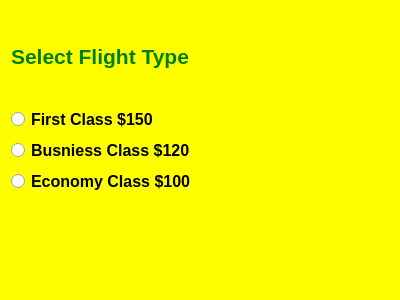
<?xml version="1.0" encoding="UTF-8"?>
<ui version="4.0">
 <class>Dialog</class>
 <widget class="QDialog" name="Dialog">
  <property name="geometry">
   <rect>
    <x>0</x>
    <y>0</y>
    <width>400</width>
    <height>300</height>
   </rect>
  </property>
  <property name="windowTitle">
   <string>Dialog</string>
  </property>
  <property name="styleSheet">
   <string notr="true">QDialog{
background-color:yellow
}

QLabel{
color:green
}</string>
  </property>
  <layout class="QVBoxLayout" name="verticalLayout_3">
   <item>
    <layout class="QVBoxLayout" name="verticalLayout_2">
     <item>
      <widget class="QLabel" name="label">
       <property name="font">
        <font>
         <pointsize>16</pointsize>
         <bold>true</bold>
        </font>
       </property>
       <property name="text">
        <string>Select Flight Type</string>
       </property>
      </widget>
     </item>
     <item>
      <layout class="QVBoxLayout" name="verticalLayout">
       <item>
        <widget class="QRadioButton" name="radioButton_first">
         <property name="font">
          <font>
           <pointsize>12</pointsize>
           <bold>true</bold>
          </font>
         </property>
         <property name="text">
          <string>First Class $150</string>
         </property>
        </widget>
       </item>
       <item>
        <widget class="QRadioButton" name="radioButton_bus">
         <property name="font">
          <font>
           <pointsize>12</pointsize>
           <bold>true</bold>
          </font>
         </property>
         <property name="text">
          <string>Busniess Class $120</string>
         </property>
        </widget>
       </item>
       <item>
        <widget class="QRadioButton" name="radioButton_eco">
         <property name="font">
          <font>
           <pointsize>12</pointsize>
           <bold>true</bold>
          </font>
         </property>
         <property name="text">
          <string>Economy Class $100</string>
         </property>
        </widget>
       </item>
      </layout>
     </item>
     <item>
      <widget class="QLabel" name="label_result">
       <property name="font">
        <font>
         <pointsize>14</pointsize>
         <italic>true</italic>
        </font>
       </property>
       <property name="text">
        <string/>
       </property>
      </widget>
     </item>
    </layout>
   </item>
  </layout>
 </widget>
 <resources/>
 <connections/>
</ui>
